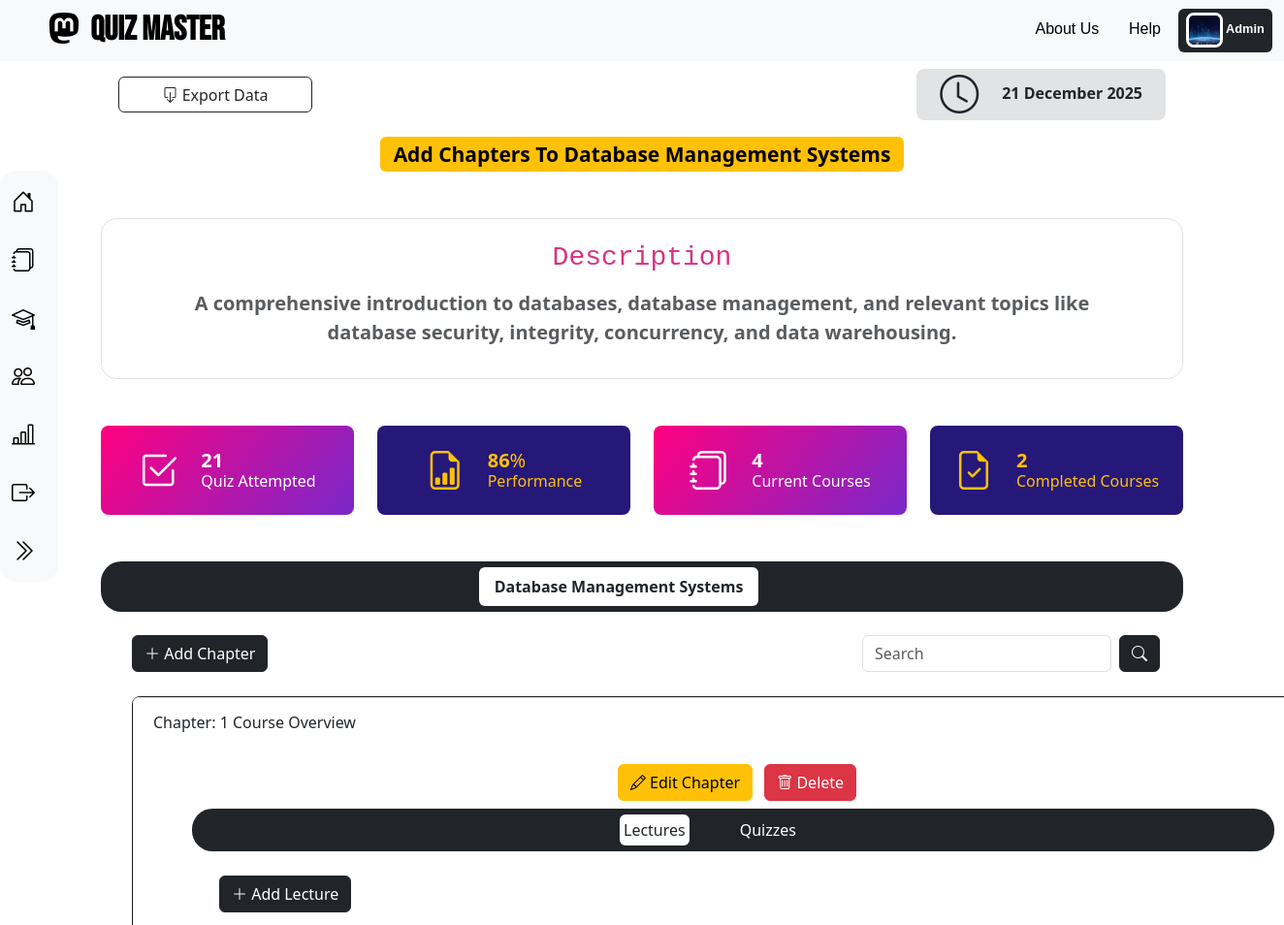
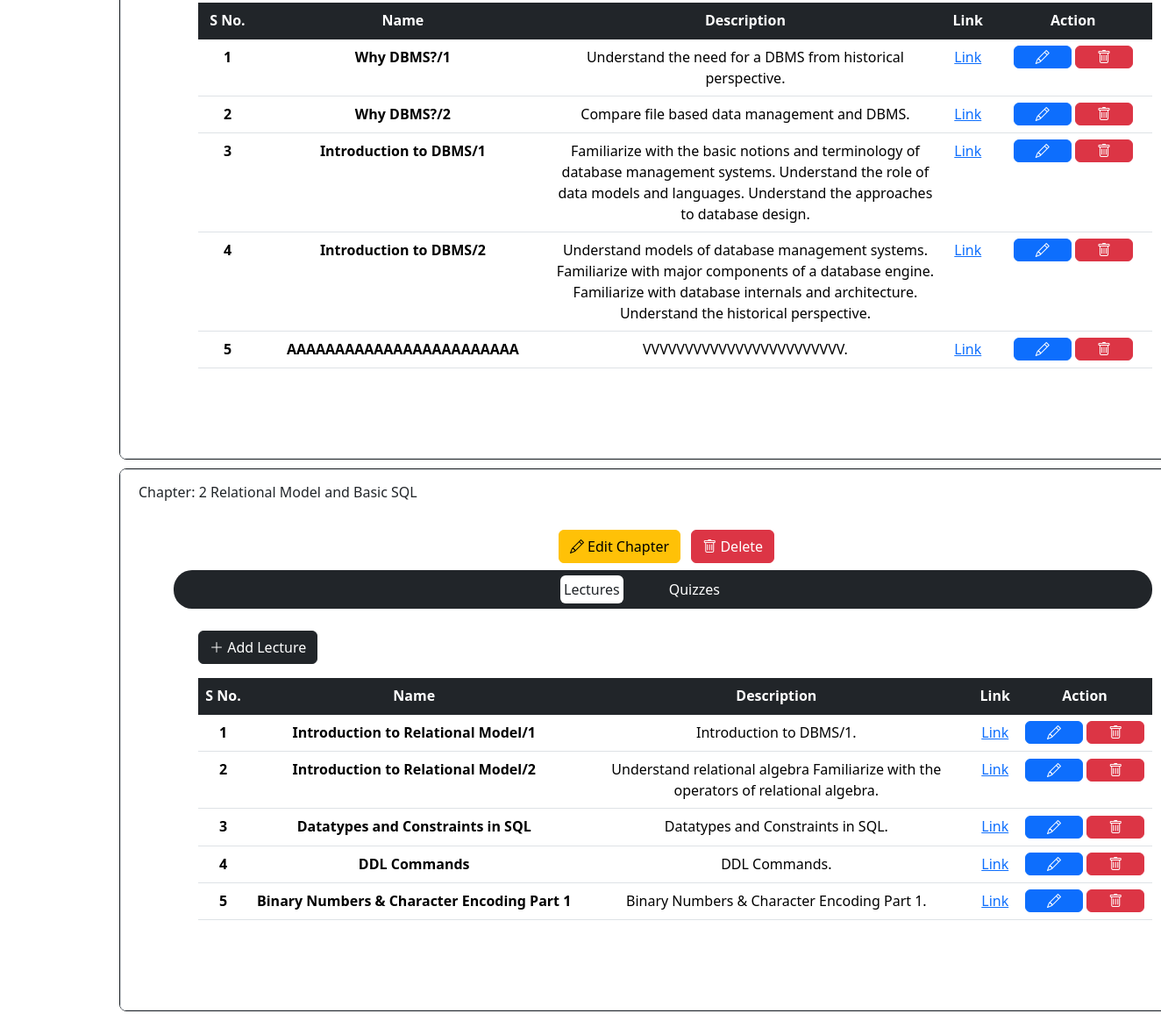
/admin_module/1, run on the app's committed database (2 pictures, top to bottom).
### application/models.py (models this page shows)
class User(db.Model):  # Student Model
    id = db.Column(db.Integer, primary_key=True)
    firstname = db.Column(db.String(), nullable=False)
    lastname = db.Column(db.String())
    dob = db.Column(db.Date(), nullable=False)
    gender = db.Column(db.String(), nullable=False)
    bloodgroup = db.Column(db.String(), nullable=False)
    qualification = db.Column(db.String(), nullable=False)
    email = db.Column(db.String(), unique=True, nullable=False)
    username = db.Column(db.String(), unique=True, nullable=False)
    password = db.Column(db.String(), nullable=False)
    profile_image = db.Column(db.String(), nullable=False)
    type = db.Column(db.String(), default="general")
    subjects = db.relationship('Subject', secondary=user_subject, backref='thatuser')
    scores = db.relationship("Score", backref="thatuser", cascade="all, delete-orphan")

class Subject(db.Model):  # Subject Model
    id = db.Column(db.Integer, primary_key=True)
    name = db.Column(db.String(), nullable=False)
    category = db.Column(db.String(), nullable=False)
    description = db.Column(db.String(), nullable=False)
    sub_image = db.Column(db.String(), nullable=False)
    instructors = db.relationship('Instructor', secondary=subject_instructor, backref='that_inst_sub')
    chapters = db.relationship("Chapter", backref="that_chap_sub", cascade="all, delete-orphan")

class Chapter(db.Model):  # Chapter Model
    id = db.Column(db.Integer, primary_key=True)
    name = db.Column(db.String(), nullable=False)
    description = db.Column(db.String(), nullable=False)
    subject_id = db.Column(db.Integer, db.ForeignKey("subject.id", ondelete="CASCADE"), nullable=False)
    lectures = db.relationship("Lecture", backref="thatlecturechapter", cascade="all, delete-orphan")
    quizzes = db.relationship("Quiz", backref="thatquizchapter", cascade="all, delete-orphan")

class Lecture(db.Model):  # Lecture Model
    id = db.Column(db.Integer, primary_key=True)
    name = db.Column(db.String(), nullable=False)
    description = db.Column(db.String(), nullable=False)
    link = db.Column(db.String(), nullable=False)
    chapter_id = db.Column(db.Integer, db.ForeignKey("chapter.id", ondelete="CASCADE"), nullable=False)
    quizzes = db.relationship("Quiz", backref='thisquiz', cascade="all, delete-orphan")

### application/controllers.py (the view, shortened to what this page needs)
@app.route("/admin_module/<int:subject_id>", methods=["GET", "POST"])
def admin_module(subject_id):
    if request.method == 'GET':
        subject = Subject.query.get(subject_id)
        chapters = Chapter.query.filter_by(subject_id=subject_id).all()
        chapter_ids = [chapter.id for chapter in chapters]
        lectures = {}
        quizzes = {}
        for chapter_id in chapter_ids:
            lectures[chapter_id] = Lecture.query.filter_by(chapter_id=chapter_id).all()
            quizzes[chapter_id] = Quiz.query.filter_by(chapter_id=chapter_id).all()
            print(quizzes)
        this_user = User.query.filter_by(type="admin").first()
        return render_template("admin/admin_module.html", subject=subject, chapters=chapters, lectures=lectures,quizzes=quizzes, this_user=this_user)

### templates/admin/admin_module.html (shortened to what this page needs)
{% extends 'base/admin_base.html' %}
{% block admin_content %}
<div class="px-4 text-center">
    <div class="mb-5">
        <h3 ><span class="badge text-bg-warning">Add Chapters To {{ subject.name }}</span></h3>
        <div class="container my-5">
            <div class="position-relative px-5 py-3 text-center text-muted bg-body border border-dashed rounded-4">
                <h2 class="mb-3"><code>Description</code></h2>
                <p class="carousel-container fs-5 fw-semibold ">
                    {{ subject.description }}
                </p>
            </div>
        </div>
      </div>
    <div class="container my-5">
        <div class="row g-4">
          <div class="col-sm-6 col-xl-3">
            <div class="d-flex justify-content-center align-items-center p-4 user-summary1 bg-opacity-15 rounded-3">
              <span class="display-6 lh-1 text-white mb-0"><i class="bi bi-check2-square"></i></span>
              <div class="ms-4 h6 fw-normal mb-0">
                <div class="d-flex">
                  <h5 class="purecounter mb-0 fw-bold text-white" data-purecounter-start="0" data-purecounter-end="10" data-purecounter-delay="200" data-purecounter-duration="0">21</h5>
                </div>
                <p class="mb-0 text-white">Quiz Attempted</p>
              </div>
            </div>
          </div>
          <div class="col-sm-6 col-xl-3">
            <div class="d-flex justify-content-center align-items-center p-4 user-summary2 bg-opacity-10 rounded-3">
              <span class="display-6 lh-1 text-warning mb-0"><i class="bi bi-file-earmark-bar-graph"></i></span>
              <div class="ms-4 h6 fw-normal mb-0">
                <div class="d-flex">
                  <h5 class="purecounter mb-0 fw-bold text-warning" data-purecounter-start="0" data-purecounter-end="200" data-purecounter-delay="200" data-purecounter-duration="0">86</h5>
                  <span class="mb-0 h5 text-warning">%</span>
                </div>
                <p class="mb-0 text-warning">Performance</p>
              </div>
            </div>
          </div>
          <div class="col-sm-6 col-xl-3">
            <div class="d-flex justify-content-center align-items-center p-4 user-summary1 bg-opacity-10 rounded-3">
              <span class="display-6 lh-1 text-white mb-0"><i class="bi bi-journals"></i></i></span>
              <div class="ms-4 h6 fw-normal mb-0">
                <div class="d-flex">
                  <h5 class="purecounter mb-0 fw-bold text-white" data-purecounter-start="0" data-purecounter-end="6" data-purecounter-delay="300" data-purecounter-duration="0">4</h5>
                </div>
                <p class="mb-0 text-white">Current Courses</p>
              </div>
            </div>
          </div>
          <div class="col-sm-6 col-xl-3">
            <div class="d-flex justify-content-center align-items-center p-4 user-summary2 bg-opacity-10 rounded-3">
              <span class="display-6 lh-1 text-warning mb-0"><i class="bi bi-file-earmark-check"></i></span>
              <div class="ms-4 h6 fw-normal mb-0">
                <div class="d-flex">
                  <h5 class="purecounter mb-0 fw-bold text-warning" data-purecounter-start="0" data-purecounter-end="6" data-purecounter-delay="300" data-purecounter-duration="0">2</h5>
                </div>
                <p class="mb-0 text-warning">Completed Courses</p>
              </div>
            </div>
          </div>
        </div>
    </div>
    <div class="container">
        <ul class="nav nav-pills justify-content-sm-center mb-4 px-3 bg-dark" id="course-pills-tab" role="tablist" style="border-radius: 21px;height: auto; padding: 6px 0px;">
            <li class="nav-item me-2 me-sm-5" role="presentation">
                <button class="nav-link mb-2 mb-md-0 active fw-bold" id="course-pills-tab-main" data-bs-toggle="pill" data-bs-target="#course-pills-tabs-1" type="button" role="tab" aria-controls="course-pills-tabs-1" aria-selected="false" tabindex="-1">{{ subject.name }}</button>
            </li>
        </ul>
        <div class="d-flex mx-4">
            <button type="button" class="btn btn-dark me-auto mx-2" data-bs-toggle="modal" data-bs-target="#addChapterModal"><i class="bi bi-plus-lg"></i> Add Chapter</button>
            <form class="d-flex" role="search">
                <input class="form-control me-2" type="search" placeholder="Search" aria-label="Search">
                <button class="btn btn-dark" type="submit"><i class="bi bi-search"></i></button>
            </form>
        </div>
        <div style="width: 1268px; margin-left: 4px;">
            <div style="padding-left: 28px; padding-bottom: 70px; padding-top: 25px;">
                    {% for chapter in chapters %}
                    <div class="accordion border border-dark" id="accordionPanelsStayOpenExample">
                        <div class="accordion-item">
                            <h2 class="accordion-header">
                                <button class="accordion-button collapsed" type="button" data-bs-toggle="collapse" data-bs-target="#{{ chapter.id }}" aria-expanded="false" aria-controls="collapsTwo" fdprocessedid="58sgg4">
                                        Chapter: {{ loop.index }} {{ chapter.name }}
                                </button>
                            </h2>
                            <div id="{{ chapter.id }}" class="accordion-collapse collapse show">
                                <div class="accordion-body">
                                    <div>
                                        <button type="button" class="btn btn-warning me-auto mx-2 mb-2" id="sub{{ chapter.id }}" value="{{ chapter.id }}" onclick="getChapterDetails('{{ chapter.id }}')" data-bs-toggle="modal" data-bs-target="#modifyChapterModal"><i class="bi bi-pencil"></i> Edit Chapter</button>
                                        <button type="button" class="btn btn-danger me-auto mx-2 mb-2" onclick="fillChapterDeleteModal('{{ chapter.id }}','{{  chapter.name }}')" data-bs-toggle="modal" data-bs-target="#deleteChapterModal"><i class="bi bi-trash"></i> Delete</button>
                                        <div class="container">
                                            <ul class="nav nav-pills justify-content-sm-center mb-0 px-3 bg-dark chapter-bar" id="course-pills-tab00" role="tablist">
                                                <li class="nav-item me-2 me-sm-5" role="presentation">
                                                    <button class="nav-link mb-2 mb-md-0 active p-1" id="chapter-head-lecture-{{ chapter.id}}" data-bs-toggle="pill" data-bs-target="#chapter-content-lecture-{{ chapter.id}}" type="button" role="tab" aria-controls="course-pills-tabs-11" aria-selected="false" tabindex="-1">Lectures</button>
                                                </li>
                                                <li class="nav-item me-2 me-sm-5" role="presentation">
                                                    <button class="nav-link mb-2 mb-md-0 p-1" id="chapter-head-quizzes-{{ chapter.id}}" data-bs-toggle="pill" data-bs-target="#chapter-content-quizzes-{{ chapter.id}}" type="button" role="tab" aria-controls="course-pills-tabs-22" aria-selected="false" tabindex="-1">Quizzes</button>
                                                </li>
                                            </ul>
                                            <div class="tab-content" id="course-pills-tabContent00">
                                                <div class="tab-pane fade active show" id="chapter-content-lecture-{{ chapter.id}}" role="tabpanel" aria-labelledby="course-pills-tab-1" style="padding-left: 28px; padding-bottom: 70px; padding-top: 25px;">
                                                    <div class="d-flex mb-3">
                                                        <button type="button" class="btn btn-dark me-auto" onclick="addLectureAction('{{ chapter.id }}')" data-bs-toggle="modal" data-bs-target="#addLectureModal"><i class="bi bi-plus-lg"></i> Add Lecture</button>
                                                    </div>
                                                    <table class="table table-hover">
                                                        <thead class="table-dark">
                                                        <tr>
                                                            <th scope="col">S No.</th>
                                                            <th scope="col">Name</th>
                                                            <th scope="col">Description</th>
                                                            <th scope="col">Link</th>
                                                            <th scope="col">Action</th>
                                                        </tr>
                                                        </thead>
                                                        <tbody class="table-group-divider">
                                                        {% for lecture in lectures[chapter.id] %}
                                                        <tr>
                                                            <th scope="row">{{ loop.index }}</th>
                                                            <td class="fw-semibold">{{ lecture.name }}</td>
                                                            <td class="text-wrap" style="width: 28rem;" >{{ lecture.description }}</td>
                                                            <td><a href="{{ lecture.link }}">Link</a></td>
                                                            <td>
                                                                <button type="button" class="btn btn-primary view-btn" id="chap{{ lecture.id }}" value="{{ lecture.id }}" onclick="getLectureDetails('{{ lecture.id }}')" data-bs-toggle="modal" data-bs-target="#modifyLectureModal"><i class="bi bi-pencil"></i></button>
                                                                <button type="button" class="btn btn-danger view-btn" onclick="fillLectureDeleteModal('{{ lecture.id }}','{{  lecture.name }}')" data-bs-toggle="modal" data-bs-target="#deleteLectureModal"><i class="bi bi-trash"></i></button>
                                                            </td>
                                                        </tr>
                                                        {% endfor %}
                                                        </tbody>
                                                    </table>
                                                </div>
                                            </div>
                                        </div>
                                    </div>
                                </div>
                            </div>
                        </div>
                    </div>
                    {% endfor %}
            </div>
        </div>
    </div>
</div>
{% endblock %}

### templates/base/admin_base.html (shortened to what this page needs)
{% extends 'base/base.html' %}
{% block page_css %}
  <link rel="stylesheet" href="/static/admin.css">
{% endblock %}
{% block profile %}
<a href="/go_to_profile" type="button">
  <span class="badge text-bg-dark">
      <img src="/static/uploads/{{ this_user.profile_image }}" width="38px" height="36px" class="rounded-3 border border-3 border-white" alt="..."> {{ this_user.firstname }}
  </span>
</a>
{% endblock %}
{% block page_body %}
<div class="sidebar" id="sidebar">
    <a href="/admin_home" id="ahome">
      <i class="bi bi-house-door"></i>
    </a>
    <a href="/admin_subject" id="asub">
      <i class="bi bi-journals"></i>
    </a>
    <a href="/admin_instructor" id="ainstructor">
      <i class="bi bi-mortarboard"></i>
    </a>
    <a href="/admin_user" id="a_user">
        <i class="bi bi-people"></i>
      </a>
    <a href="/admin_summary" id="asummary">
      <i class="bi bi-bar-chart-line"></i>
    </a>
    <a href="/logout">
      <i class="bi bi-box-arrow-right"></i>
    </a>
    <a href="#" id="toggleSidebar">
      <i class="bi bi-chevron-double-right" id="toggleIcon"></i>
    </a>
  </div>
  <main class="position asbolute">
    <div class="px-4 text-center">
      <div class="d-flex align-items-center justify-content-between position-relative mb-3 mt-2" style="padding-inline: 98px;">
        <a class="btn btn-outline-dark" type="button" style="height: 37px; width:200px;">
            <i class="bi bi-box-arrow-down"></i> Export Data
        </a>
        <div class="d-flex justify-content-center align-items-center p-4 bg-secondary-subtle bg-opacity-15 rounded-3" style="height: 53px; width: auto;">
            <span class="display-6 lh-1 text-dark mb-0"><i class="bi bi-clock"></i></span>
            <div class="ms-4 h6 fw-normal mb-0">
                <div class="d-flex">
                    <h6 class="mb-0 fw-bold">21 December 2025</h6>
                </div>
            </div>
        </div>
      </div>
    </div>
    {% block admin_content %} {% endblock %}
  </main>
{% endblock %}

### data on the page
User: profile_image (picture), firstname "Admin"
Subject: name "Database Management Systems", description "A comprehensive introduction to databases, database management, and relevant topics like database security, integrity, concurrency, and data warehousing."
Chapter: name "Course Overview"
Lecture: name "Why DBMS?/1", description "Understand the need for a DBMS from historical perspective."
Lecture: name "Why DBMS?/2", description "Compare file based data management and DBMS."
Lecture: name "Introduction to DBMS/1", description "Familiarize with the basic notions and terminology of database management systems. Understand the role of data models and languages. Understand the approaches to database design."
Lecture: name "Introduction to DBMS/2", description "Understand models of database management systems. Familiarize with major components of a database engine. Familiarize with database internals and architecture. Understand the historical perspective."
Lecture: name "AAAAAAAAAAAAAAAAAAAAAAAA", description "VVVVVVVVVVVVVVVVVVVVVVVV.", {{ lecture.id }} 7 (drawn)
Chapter: name "Relational Model and Basic SQL"
Lecture: name "Introduction to Relational Model/1", description "Introduction to DBMS/1.", {{ lecture.id }} 5 (drawn)
Lecture: name "Introduction to Relational Model/2", description "Understand relational algebra Familiarize with the operators of relational algebra.", {{ lecture.id }} 6 (drawn)
Lecture: name "Datatypes and Constraints in SQL", description "Datatypes and Constraints in SQL.", {{ lecture.id }} 12 (drawn)
Lecture: name "DDL Commands", description "DDL Commands.", {{ lecture.id }} 13 (drawn)
Lecture: name "Binary Numbers & Character Encoding Part 1", description "Binary Numbers & Character Encoding Part 1.", {{ lecture.id }} 14 (drawn)
